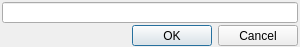
<?xml version="1.0" encoding="UTF-8"?>
<ui version="4.0">
 <class>RenameProfileClass</class>
 <widget class="QWidget" name="RenameProfileClass">
  <property name="windowModality">
   <enum>Qt::ApplicationModal</enum>
  </property>
  <property name="geometry">
   <rect>
    <x>0</x>
    <y>0</y>
    <width>300</width>
    <height>47</height>
   </rect>
  </property>
  <property name="minimumSize">
   <size>
    <width>300</width>
    <height>47</height>
   </size>
  </property>
  <property name="maximumSize">
   <size>
    <width>16777215</width>
    <height>47</height>
   </size>
  </property>
  <property name="windowTitle">
   <string>Enter new profile name...</string>
  </property>
  <layout class="QVBoxLayout" name="verticalLayout">
   <property name="spacing">
    <number>2</number>
   </property>
   <property name="leftMargin">
    <number>2</number>
   </property>
   <property name="topMargin">
    <number>2</number>
   </property>
   <property name="rightMargin">
    <number>2</number>
   </property>
   <property name="bottomMargin">
    <number>1</number>
   </property>
   <item>
    <widget class="QLineEdit" name="edNewName"/>
   </item>
   <item>
    <widget class="QDialogButtonBox" name="bboxOkCancel">
     <property name="maximumSize">
      <size>
       <width>16777215</width>
       <height>22</height>
      </size>
     </property>
     <property name="standardButtons">
      <set>QDialogButtonBox::Cancel|QDialogButtonBox::Ok</set>
     </property>
    </widget>
   </item>
  </layout>
 </widget>
 <layoutdefault spacing="6" margin="11"/>
 <resources/>
 <connections>
  <connection>
   <sender>bboxOkCancel</sender>
   <signal>rejected()</signal>
   <receiver>RenameProfileClass</receiver>
   <slot>close()</slot>
   <hints>
    <hint type="sourcelabel">
     <x>149</x>
     <y>32</y>
    </hint>
    <hint type="destinationlabel">
     <x>149</x>
     <y>22</y>
    </hint>
   </hints>
  </connection>
 </connections>
</ui>
